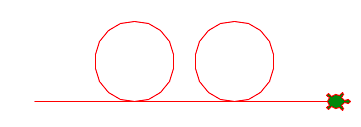

Generate this figure with Python:
# draw a house
import turtle

turtle.forward(100)
turtle.circle(40)
turtle.forward(100)
turtle.circle(40)
turtle.forward(100)

turtle.done()
